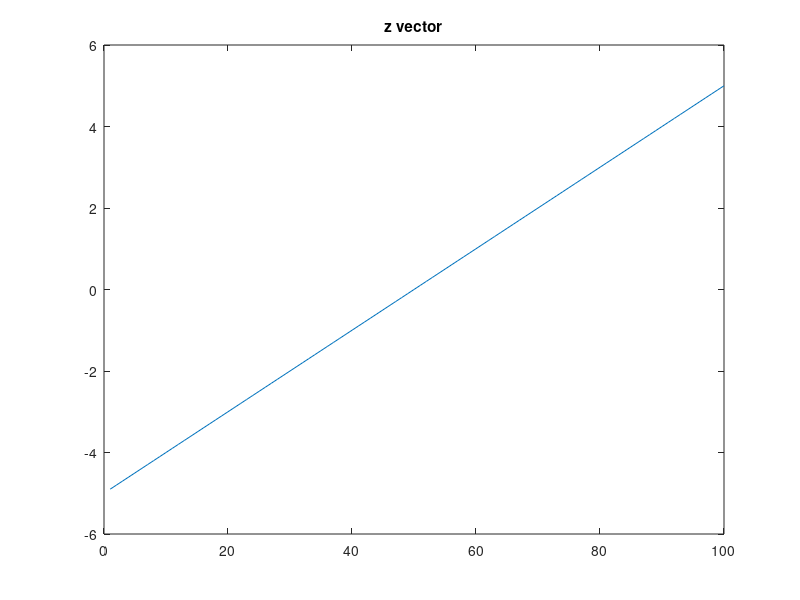

MATLAB code for this plot: (Note: this script raises an error after producing the figure.)
%Homework 01 Part 1
%assignment worked on collaboratively for part 1, Independantly for part 2
clear all, close all
n=100; %Instead of n=10, use 100 to finely sample matrix
I = zeros(n, n, n); %create cube with finely sampled 3D matrix

%define units 
x=1:1:n;
y=1:1:n; 
z=1:1:n;

%defines as cm (as shift and scale)
x=x/10; % changing scale from 0-100 to 0-10 (divide by 10)
x=x-5; % shifts x range by -5 (range shifts from (0 to 10) to (-5 to 5)) bring 0 to center of cube
y=y/10; %can also use 'y=x;' to make same as x above
y=y-5;
z=z/10; %can also use 'z=x;' to make same as x above
z=z-5;

%shows vector in this plane to see if grid is right (value range)
figure, plot(z), title('z vector'), snapnow
figure, plot(y), title('y vector'), snapnow
figure, plot(x), title('x vector'), snapnow

[X,Y,Z] = meshgrid(x,y,z); %combines x, y, z, vectors to make matrix/cube

%%
%Create a sphere 5cm centered inside cube
%sphere filled with ones

distance = sqrt(X.^2 + Y.^2 + Z.^2); %equation for distance(uses pathagorean theorem in 3 dimensions)creates distance variable, places sphere at specified distance within X, Y, Z)?
%if many matrices/vectors need '.' after variable
%eventually can use fire, 'figure, im(distance)', 'figure, im(X)' etc...
slice_x=distance(3,:,:); %slice for x=3
%need squeeze to get rid of '1' dimension (i.e. 1x100x100)
figure
imagesc(squeeze(slice_x)), title('x = 3');
snapnow
slice_y=distance(:,3,:);
figure
imagesc(squeeze(slice_y)), title('y = 3');
snapnow
figure
slice_z=distance(:,:,8);
imagesc(squeeze(slice_z)), title('z = 8');
snapnow

%%

%I = some change to I based on distance to make a sphere
%(have I and have distance)
%If radius of 5cm sphere, want to mask out values ___ above or below? 5
%Mask function: 

I(distance<2.5)=1; %fills ones for all values with a distance of less than 2.5 in 3D volume(sphere distance of 5)
%Jonathan wll give us figure, im(___) tool to view all slices at same time
%take all distances below 2.5 (radius) in I, assigning them to ones
figure % z = center slice
imagesc(squeeze(I(:,:,50))), title('z = 50 (center)');%take slice 50 because sampled 100x100x100 (50 should be middle)
snapnow
figure % z = +2.4cm
imagesc(squeeze(I(:,:,74))), title('z = 74 (+2.4cm)');%74 equal to +2.4cm if 50 equal to center or (Z=0)
snapnow
%check diameter
%distance in cm (5cm)
%radius of 2.5cm (half distance)


%integrate: add up slices to get one slice?
%resolution


%%